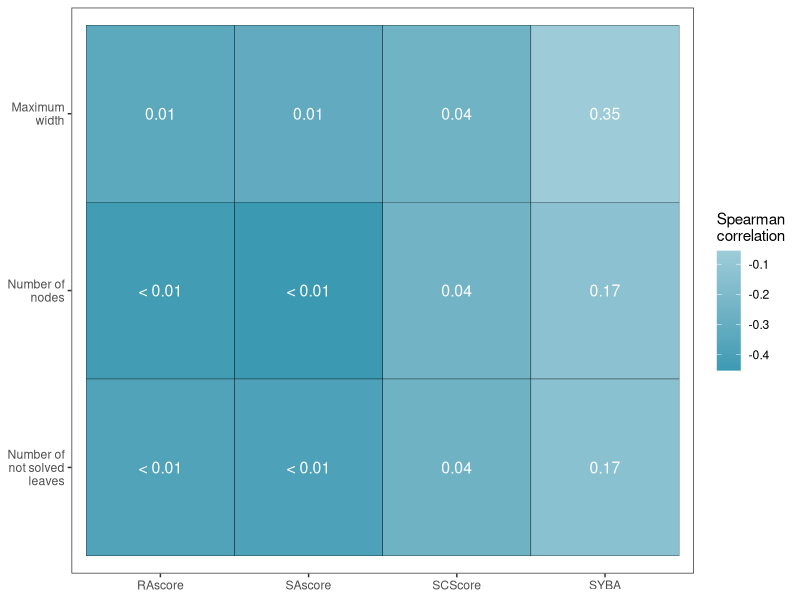
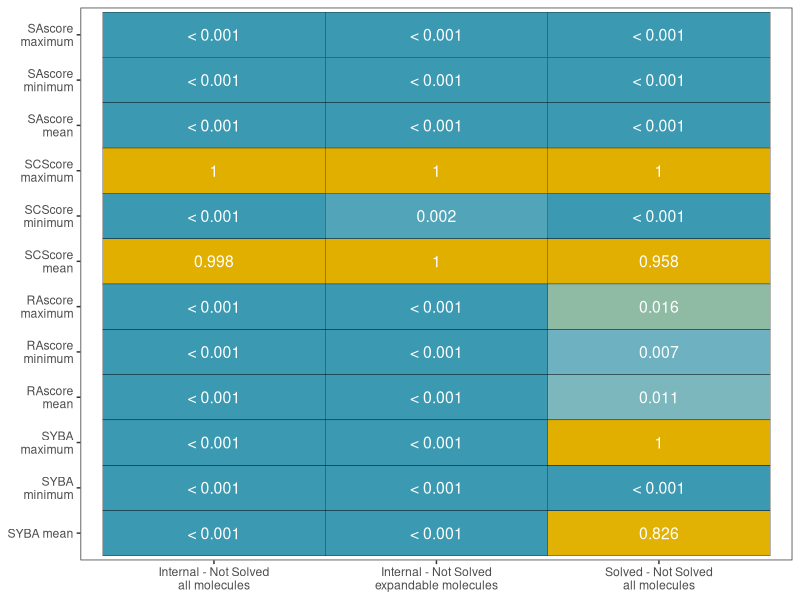
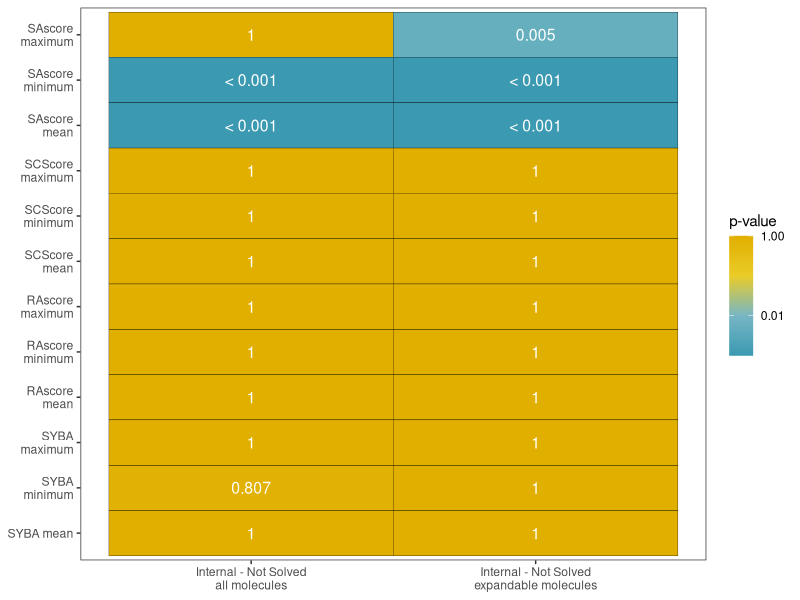
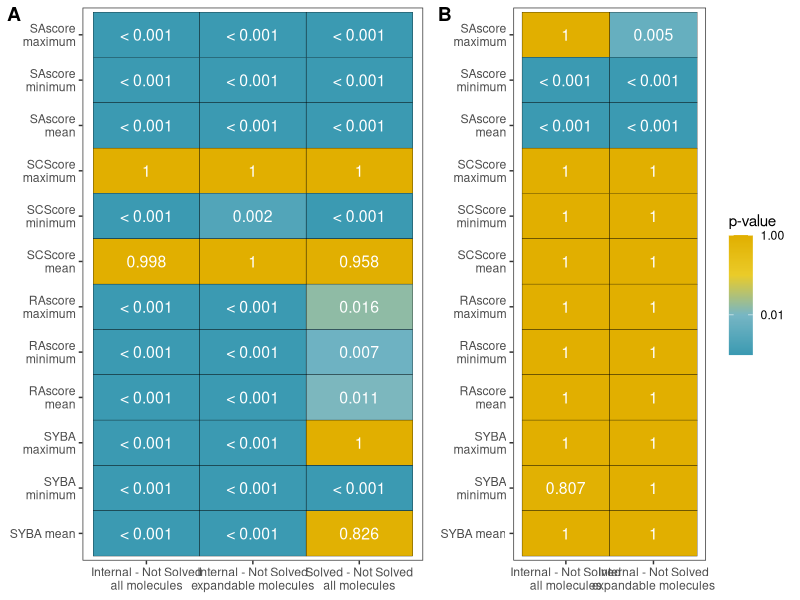
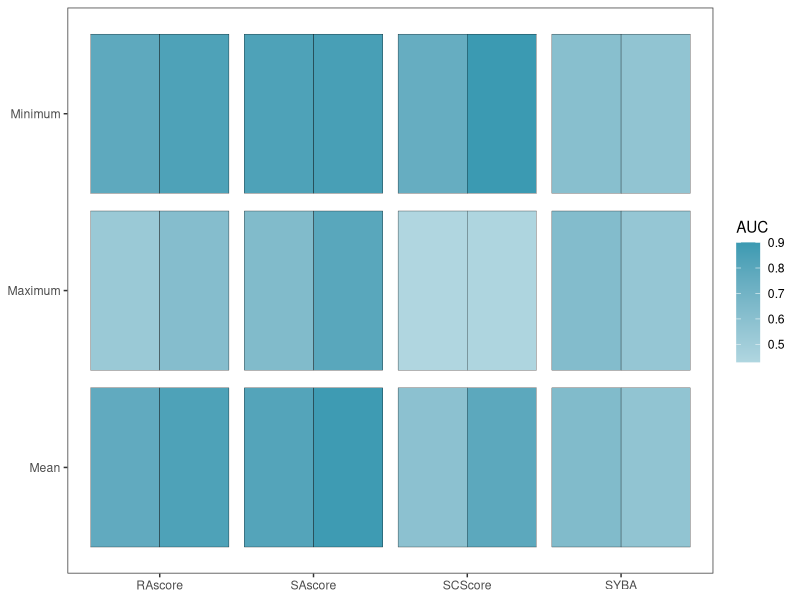
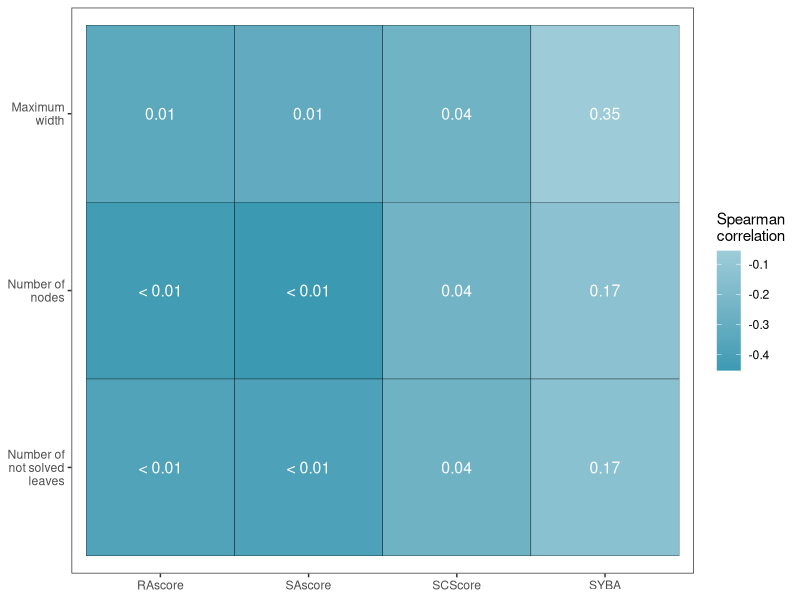
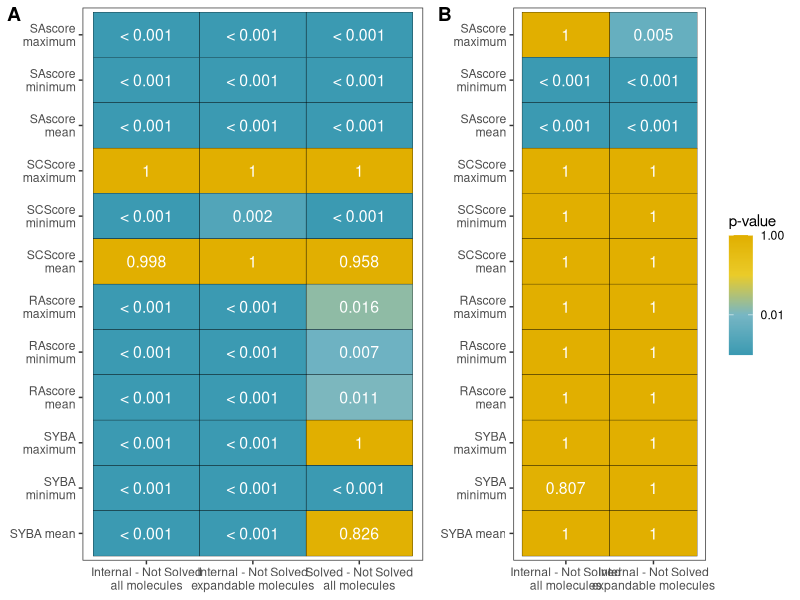
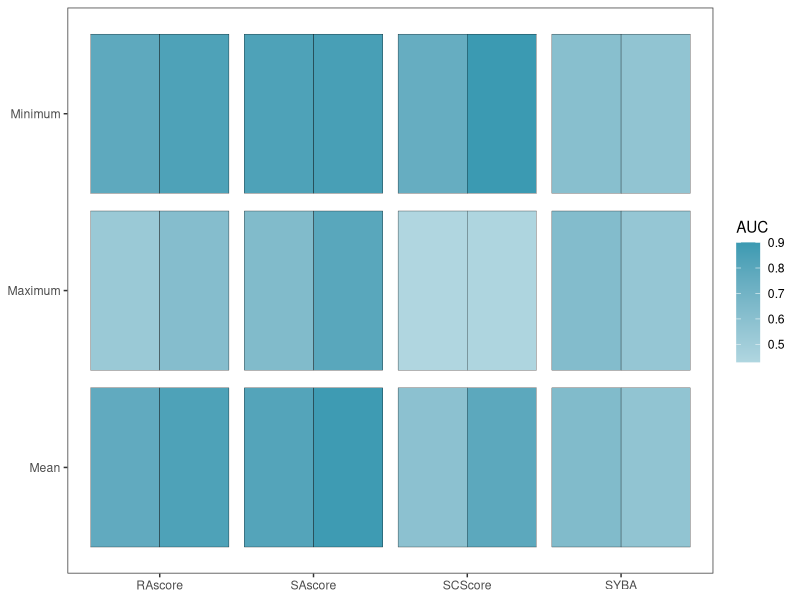

The R script that drew these images, in order:
library(ggplot2)
library(stringr)


# # Root scores
data <- read.csv("../results/table_roots.csv")

custom_order = c("max_width", "node_count", "not_solved_count")

data$X3 <- round(data$X3, digits=2)

data$X1 <- factor(data$X1, levels=rev(ordered(custom_order)))

ggplot(data, aes(x=X0, y=X1, fill=X2)) +
geom_tile(color="black") +
geom_text(aes(label = ifelse(X3 < 0.01, "< 0.01", X3)),
          color = "white", size = 4) +
theme_bw() +
  scale_fill_gradient(low="#3B9AB2", high="#9dccd8") +
# scale_fill_gradient(low="#2068ab", high="#56b1f7") +
scale_x_discrete(labels = c("ra" = "RAscore", "sa" =  "SAscore", "sc" = "SCScore", "syba" = "SYBA") ) +
scale_y_discrete(labels = str_wrap(c("not_solved_count" = "Number of not solved leaves", "node_count" =  "Number of nodes", "max_width" = "Maximum width"),
                                   width=10)) +
  theme(axis.title.x=element_blank(),
        axis.title.y=element_blank(),
        panel.grid.major = element_blank(), panel.grid.minor = element_blank()) +
labs(fill = str_wrap("Spearman correlation", width=10)) 

ggsave("heatmap_root_scores.pdf",
       width = 5, height = 2.5)

# # Siblings scores
library(colorspace)

custom_order = c("sa min",
                 "sa max",
                 "sa avg",
                 "sc min",
                 "sc max",
                 "sc avg",
                 "ra max",
                 "ra min",
                 "ra avg",
                 "syba max",
                 "syba min",
                 "syba avg")

data <- read.csv("../results/table_siglings.csv")

# data$X2 <- log10(data$X2)
data$X2 <- round(data$X2, digits=3)

# data$X1 <- factor(data$X1)
data$X1 <- factor(data$X1, levels=rev(ordered(custom_order)))

# custom_colours = c("#8b9b7c", "#edda78", "#de8a5a")
# custom_colours = c("#0073C2", "#868686", "#EFC000") # JCO
# custom_colours = c("#D2AF81", "#8A9197", "#709AE1") # Simpsons

# library(wesanderson)
my_wes_palette <- function(pal, n, type = c("discrete", "continuous")) {
  type <- match.arg(type)
  
  # pal <- wes_palettes[[name]]
  if (is.null(pal))
    stop("Palette not found.")
  
  if (missing(n)) {
    n <- length(pal)
  }
  
  if (type == "discrete" && n > length(pal)) {
    stop("Number of requested colors greater than what palette can offer")
  }
  
  out <- switch(type,
                continuous = grDevices::colorRampPalette(pal)(n),
                discrete = pal[1:n]
  )
  structure(out, class = "palette")
}

#' #' @export
#' #' @importFrom graphics rect par image text
#' #' @importFrom grDevices rgb
#' print.palette <- function(x, ...) {
#'   n <- length(x)
#'   old <- par(mar = c(0.5, 0.5, 0.5, 0.5))
#'   on.exit(par(old))
#'   
#'   image(1:n, 1, as.matrix(1:n), col = x,
#'         ylab = "", xaxt = "n", yaxt = "n", bty = "n")
#'   
#'   rect(0, 0.9, n + 1, 1.1, col = rgb(1, 1, 1, 0.8), border = NA)
#'   text((n + 1) / 2, 1, labels = attr(x, "name"), cex = 1, family = "serif")
#' }

# custom_colours <- wes_palette("Rushmore1", 100, type = "continuous")

# Zissou1 with removed red
custom_colours <- my_wes_palette(c("#3B9AB2", "#78B7C5", "#EBCC2A", "#E1AF00"),
                              100, type = "continuous")

a = ggplot(data, aes(x=X0, y=X1, fill=X2)) +
  geom_tile(color="black") +
  geom_text(aes(label = ifelse(X2 < 0.001, "< 0.001", X2)),
           color = "white", size = 4) +
  theme_bw() +
  scale_fill_gradientn(
    colours = custom_colours,
    # values = c(0, 0.01, 1),
    breaks = c(0, 0.01, 1),  trans= scales::pseudo_log_trans(sigma = 0.001)
    #guide="none"
  ) +
  scale_x_discrete(breaks = c("Internal - Not Solved0", "Solved - Not Solved1",
                        "Internal - Not Solved2"),
                   labels = c("Internal - Not Solved0" = "Internal - Not Solved\nall molecules",
                                       "Solved - Not Solved1" =  "Solved - Not Solved\nall molecules",
                                       "Internal - Not Solved2" = "Internal - Not Solved\nexpandable molecules")
                                     ) +
  scale_y_discrete(breaks = custom_order,
                   labels = str_wrap(c("sa min" = "SAscore maximum",
                                       "sa max" = "SAscore minimum",
                                       "sa avg" = "SAscore mean",
                                       "sc min" = "SCScore maximum",
                                       "sc max" = "SCScore minimum",
                                       "sc avg" = "SCScore mean",
                                       "ra max" = "RAscore maximum",
                                       "ra min" = "RAscore minimum",
                                       "ra avg" = "RAscore mean",
                                       "syba max" = "SYBA maximum",
                                       "syba min" = "SYBA minimum", # Warning, min max swapped
                                       "syba avg" = "SYBA mean"
                   ),
                   width=10)
  ) +
  theme(axis.title.x=element_blank(),
        axis.title.y=element_blank(),
        panel.grid.major = element_blank(), panel.grid.minor = element_blank()) +
  labs(fill = str_wrap("p-value", width=10)) +
  guides(fill="none")

a

# # Parent-child scores
data <- read.csv("../results/table_parental.csv")

# data$X2 <- log10(data$X2)
data$X2 <- round(data$X2, digits=3)


data$X1 <- factor(data$X1, levels=rev(ordered(custom_order)))


b = ggplot(data, aes(x=X0, y=X1, fill=X2)) +
  geom_tile(color="black") +
  geom_text(aes(label = ifelse(X2 < 0.001, "< 0.001", X2)),
            color = "white", size = 4) +
  theme_bw() +
  scale_fill_gradientn(
    colours = custom_colours,
    # values = c(0, 0.01, 1),
    breaks = c(0.01, 1), trans= scales::pseudo_log_trans(sigma = 0.001)
    #guide="none"
  ) +
  scale_x_discrete(breaks = c("Internal - Not Solved0", "Internal - Not Solved1"),
                   labels = c("Internal - Not Solved0" = "Internal - Not Solved\nall molecules",
                              "Internal - Not Solved1" = "Internal - Not Solved\nexpandable molecules")
  ) +
  scale_y_discrete(breaks = custom_order,
                   labels = str_wrap(c("sa min" = "SAscore maximum",
                                       "sa max" = "SAscore minimum",
                                       "sa avg" = "SAscore mean",
                                       "sc min" = "SCScore maximum",
                                       "sc max" = "SCScore minimum",
                                       "sc avg" = "SCScore mean",
                                       "ra max" = "RAscore maximum",
                                       "ra min" = "RAscore minimum",
                                       "ra avg" = "RAscore mean",
                                       "syba max" = "SYBA maximum",
                                       "syba min" = "SYBA minimum", # Warning, min max swapped
                                       "syba avg" = "SYBA mean"
                                       ),
                                     width=10)
  ) +
  theme(axis.title.x=element_blank(),
        axis.title.y=element_blank(),
        panel.grid.major = element_blank(), panel.grid.minor = element_blank()) +
  labs(fill = str_wrap("p-value", width=10)) 

b

# # Merge up a and b
library(cowplot)

plot_grid(a, b, labels=c("A", "B"), rel_widths = c(7,6))

ggsave("heatmaps_siblings_parental.pdf",
       width = 10, height = 4)


# # Heatmap of AUC
library(dplyr)
data.in <- read.csv("../results/table_aucs.csv")

# data$X2 <- log10(data$X2)
data.in$X2 <- round(data.in$X2, digits=2)

custom_order = rev(ordered(c("min", "max", "avg")))

data.in$X1 <- factor(data.in$X1, levels=custom_order)


# Just for easier checking
data = data.in

data.in %>%
ggplot(aes(x=X0, y=X1, fill=X2, group=X3)) +
  geom_tile(color="black", position = position_dodge(), width=0.9, height=0.9) +
  # geom_text(aes(label = ifelse(X2 < 0.001, "< 0.001", X2)),
  #           color = "white", size = 4, position = position_dodge(0.9)) +
  theme_bw() +
  theme(axis.title.x=element_blank(),
        axis.title.y=element_blank(),
        panel.grid.major = element_blank(), panel.grid.minor = element_blank()) +
  labs(fill = str_wrap("AUC", width=10)) +
  # scale_fill_distiller(palette = "Blues", direction = 1)
  scale_fill_gradient(low="#b0d6e0", high="#3B9AB2") +
  scale_x_discrete(labels = c("ra" = "RAscore", "sa" =  "SAscore", "sc" = "SCScore", "syba" = "SYBA") ) +
  scale_y_discrete(breaks = custom_order,
                   labels = str_wrap(rev(ordered(c("min" = "Minimum", "max" =  "Maximum", "avg" = "Mean"))),
                                     width=10))
  # geom_text(data = data.in %>% filter(X0 == "syba", X1 == "min"),
  #           aes(label=X3))


ggsave("heatmap_aucs.pdf",
       width = 6, height = 3)
